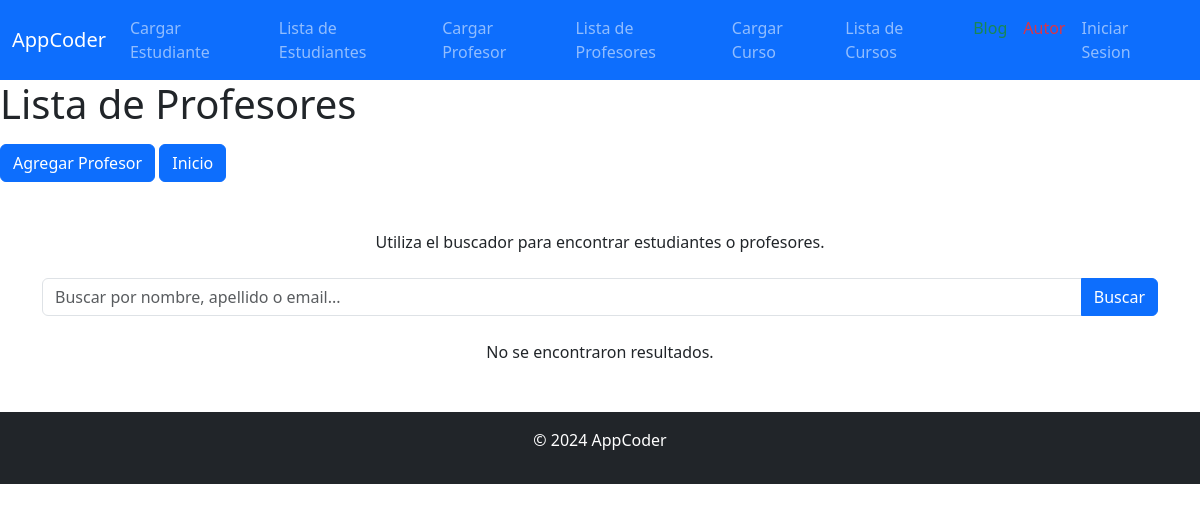
The app's page /profesores/, older data.
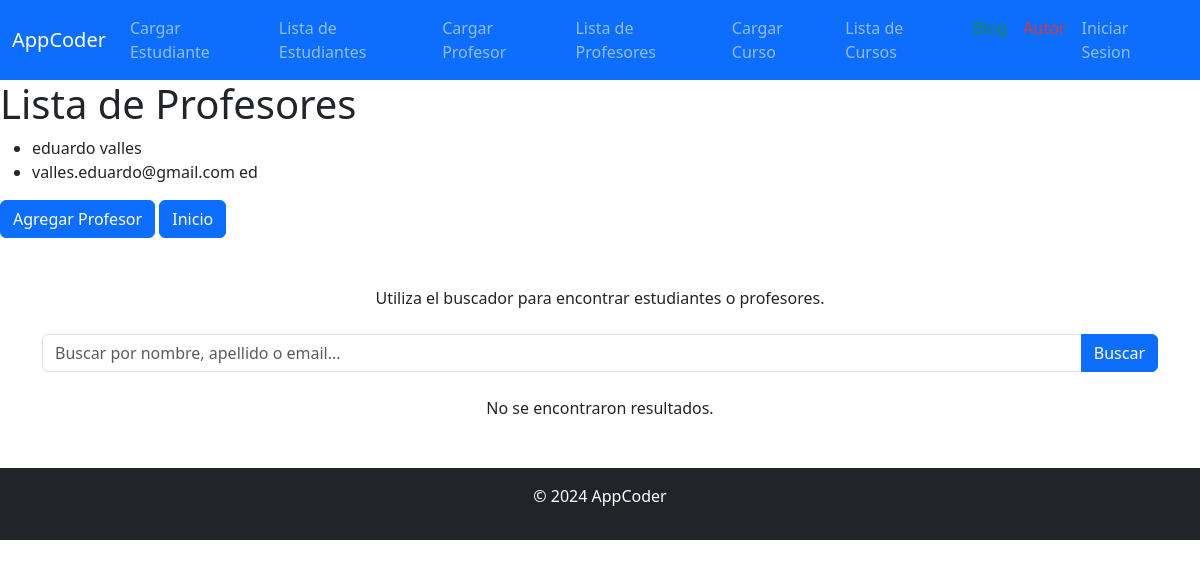
The same page, newer data.
### AppCoder/models.py (models this page shows, shortened)
class Profesor(models.Model):
    nombre = models.CharField(max_length=100)
    apellido = models.CharField(max_length=100)
    email = models.EmailField()
    profesion = models.CharField(max_length=100)

### AppCoder/views.py (the view)
# urls.py: path("profesores/", lista_profesores, name= "lista_profesores"),
def lista_profesores(request):
    profesores = Profesor.objects.all()
    return render(request, "AppCoder/lista_profesores.html", {"profesores": profesores})

### templates/AppCoder/lista_profesores.html (shortened to what this page needs)
{% extends "AppCoder/index.html" %}
{% load  static %}
{% block cuerpo %}
    <h1>Lista de Profesores</h1>
    <ul>
        {% for profesor in profesores%}
            <li>{{profesor.nombre}} {{profesor.apellido}}</li>
            <li>{{profesor.email}} {{profesor.profesion}}</li>
        {% endfor %}
    </ul>
    <a href="{% url "cargar_profesor" %}" class="btn btn-primary">Agregar Profesor</a>
    <a href="{% url "index" %}" class="btn btn-primary"> Inicio</a>
{% endblock %}

### templates/AppCoder/index.html (shortened to what this page needs)
<!DOCTYPE html>
<html lang="en">
<head>
    <link href="https://cdn.jsdelivr.net/npm/bootstrap@5.3.0-alpha3/dist/css/bootstrap.min.css" rel="stylesheet">
</head>
<body>
    <nav class="navbar navbar-expand-lg navbar-dark bg-primary">
        <div class="container-fluid">
            <a class="navbar-brand" href="{% url "index" %}">AppCoder</a>
            <div class="collapse navbar-collapse" id="navbarNav">
                <ul class="navbar-nav">
                    <li class="nav-item">
                        <a class="nav-link" href="{% url 'cargar_estudiante' %}">Cargar Estudiante</a>
                    </li>
                    <li class="nav-item">
                        <a class="nav-link" href="{% url 'lista_estudiantes' %}">Lista de Estudiantes</a>
                    </li>
                    <li class="nav-item">
                        <a class="nav-link" href="{% url 'cargar_profesor' %}">Cargar Profesor</a>
                    </li>
                    <li class="nav-item">
                        <a class="nav-link" href="{% url 'lista_profesores' %}">Lista de Profesores</a>
                    </li>
                    <li class="nav-item">
                        <a class="nav-link" href="{% url 'cargar_curso' %}">Cargar Curso</a>
                    </li>
                    <li class="nav-item">
                        <a class="nav-link" href="{% url 'lista_cursos' %}">Lista de Cursos</a>
                    </li>
                    <li class="nav-item">
                        <a class="nav-link text-success" href="{% url 'post_list' %}">Blog</a>
                    </li>
                    <li class="nav-item">
                        <a class="nav-link text-danger" href="{% url 'autor_list' %}">Autor</a>
                        </li>
                        {% if user.is_authenticated %}
                                <form method="post" action="{% url 'logout' %}">
                                    {% csrf_token %}
                                    <button type="submit" class="btn btn-link nav-link" style="border: none; padding: 0;">Cerrar Sesion</button>
                                </form>
                        {% else %}
                                <li class="nav-item">
                                    <a class="nav-link" href="{% url 'login' %}">Iniciar Sesion</a>
                                </li>
                        {% endif %}
                </ul>
            </div>
        </div>
    </nav>
    {% block cuerpo %}{% endblock %}
    <div class="container mt-5">
        <p class="text-center">Utiliza el buscador para encontrar estudiantes o profesores.</p>
        <form method="get" action="{% url 'buscar' %}" class="my-4">
            <div class="input-group">
                <input type="text" name="q" class="form-control" placeholder="Buscar por nombre, apellido o email..." value="{{ query|default:'' }}">
                <button class="btn btn-primary" type="submit">Buscar</button>
            </div>
        </form>
        {% if resultados %}
            <table class="table table-striped table-bordered">
                <thead class="table-dark">
                    <tr>
                        <th>Nombre</th>
                        <th>Apellido</th>
                        {% comment %}<th>Email</th> {% endcomment %}
                        <th>Tipo</th>
                    </tr>
                </thead>
                <tbody>
                    {% for resultado in resultados %}
                        <tr>
                            <td>{{ resultado.nombre }}</td>
                            <td>{{ resultado.apellido }}</td>
                            <td>{{ resultado.email }}</td>
                            <td>
                                {% if resultado.profesion %}
                                    Profesor
                                {% else %}
                                    Estudiante
                                {% endif %}
                            </td>
                        </tr>
                    {% endfor %}
                </tbody>
            </table>
        {% else %}
            <p class="text-center">No se encontraron resultados.</p>
        {% endif %}
    </div>
    <footer class="text-center bg-dark text-white py-3 mt-5">
        <p>&copy; 2024 AppCoder</p>
    </footer>
</body>
</html>

Row changes from the older to the newer data that the page shows:
added Profesor: nombre "eduardo", apellido "valles", email "valles.eduardo@gmail.com", profesion "ed"
